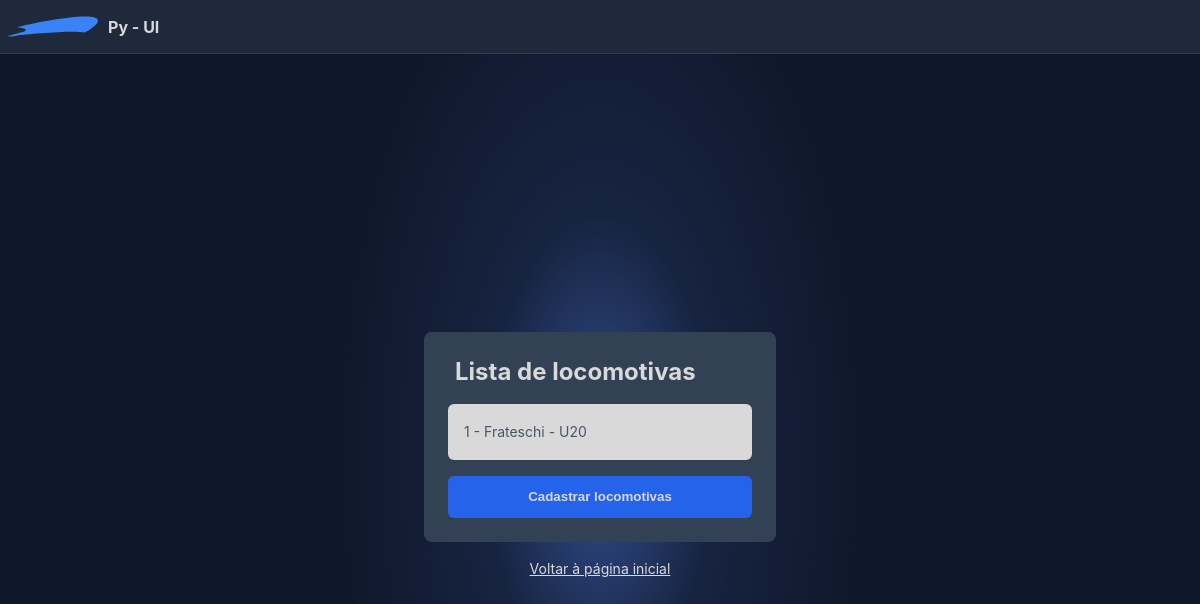
/list-cab (signed in), run on the app's committed database.
### tables this page shows
CREATE TABLE cabs (
            id INTEGER UNIQUE,
            manufacturer TEXT,
            model TEXT,
            PRIMARY KEY(id)
        );

### controllers/cab_controller.py (the view)
@cab_controller.route('/list-cab')
def list_cab():
    login_check = check_for_login()
    if login_check != None:
        return login_check
    data = start_query("SELECT * FROM cabs")
    cabs = []
    for cab in data:
        cabs.append({ "id": cab[0], "manufacturer": cab[1], "model": cab[2] })
    return render_template("list_cab.html", cabs = cabs)

### utils/db_utils.py (called while the page is built)
def start_query(query):
    global db
    cursor = db.cursor()
    cursor.execute(query)
    db.commit()
    result = cursor.fetchall()
    cursor.close()
    return result

### utils/flask_utils.py (called while the page is built)
def check_for_login(test=False):
    if not current_app.config['DEBUG_MODE'] and current_app.config['CURRENT_USER'] == "":
        print("You must be logged!")
        return redirect(current_app.url_for('login_page', error=True))
    else:
        return None

### templates/list_cab.html (shortened to what this page needs)
{% extends "base.html" %}
{% block credential %}
<div class="container">
  <div class="title">
    <p>Lista de locomotivas</p>
  </div>
  <div class="credencial">
    <div class="list-itens">
      {% for cab in cabs %}
      <article>
        <p>{{cab.id}} - {{cab.manufacturer}} - {{cab.model}}</p>
        <div class="tools">
          <form id="form" method="POST" action="{{ url_for('cab_controller.edit_cab') }}">
          <button class="edit-icon" id="">
          </button>
          </form>
          <form id="form" method="POST" action="{{ url_for('cab_controller.try_remove_cab') }}">
          <button class="trash-icon" id="">
          </button>
          </form>
        </div>
      </article>
      {% endfor %}
    </div>
  </div>
  <div class="credencial">
    <a href="{{url_for('cab_controller.register_cab')}}">
      <button type="submit" >
        Cadastrar locomotivas
      </button>
    </a>
  </div>
</div>
<a href="{{ url_for('home_page') }}">Voltar à página inicial</a>
{% endblock %}

### static/stylesheets/list_page.css (style rules this page uses)
.list-itens { background-color: var(--offwhite); border-radius: 0.375rem; padding-inline: 1rem; padding-block: 0.5rem; }

### static/stylesheets/credential_form.css (style rules this page uses)
p { font-size: 1rem; color: var(--offwhite); margin-bottom: 0rem; margin-top: 0rem; }
.container { display: flex; gap: 1rem; min-width: 19rem; flex-direction: column; padding: 1.5rem; background-color: var(--slate-700); border-radius: 0.5rem; }
a { color: var(--offwhite); font-size: 1.125rem; margin-top: 1.125rem; }
button { width: 100%; height: 2.625rem; padding-inline: 0.75rem; padding-block: 0.2rem; line-height: 0.875rem; font-weight: bold; background-color: var(--blue-600); color: var(--offwhite); border: none; border-radius: 0.375rem; }

### static/stylesheets/styles.css (style rules this page uses)
:root { --blue-500: #3B82F6; --blue-600: #2563EB; --blue-600-20: #2563EB33; --blue-700: #1d4ed8; --red-500: #ef4444; --red-500-20: #ef444433; --red-600: #dc2626; --offwhite: #D9D9D9; --offwhite-10:#D9D9D91A; --offwhite-15: #D9D9D926; --slate-400: #94a3b8; --slate-600: #475569; --slate-700: #334155; --slate-750: #283444; --slate-800: #1e293b; --slate-900: #0f172a; --black-1000: #000000; }
body { padding: 0px; margin: 0px; background-color: var(--slate-900); font-family: "Inter", sans-serif; color: var(--offwhite); }
button { cursor: pointer; }

### static/stylesheets/about_page.css (style rules this page uses)
p, a, ul, li { font-size: 0.875rem; }
body { background-color: var(--slate-600); color: var(--offwhite); }

### data on the page
cabs: id "1", manufacturer "Frateschi", model "U20"
